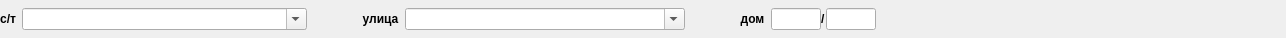
<?xml version="1.0" encoding="UTF-8"?>
<ui version="4.0">
 <class>AddressHomeWidget</class>
 <widget class="QWidget" name="AddressHomeWidget">
  <property name="geometry">
   <rect>
    <x>0</x>
    <y>0</y>
    <width>1286</width>
    <height>38</height>
   </rect>
  </property>
  <property name="windowTitle">
   <string>Form</string>
  </property>
  <layout class="QGridLayout" name="gridLayout">
   <property name="leftMargin">
    <number>0</number>
   </property>
   <property name="topMargin">
    <number>0</number>
   </property>
   <property name="rightMargin">
    <number>0</number>
   </property>
   <property name="bottomMargin">
    <number>0</number>
   </property>
   <item row="0" column="0">
    <layout class="QHBoxLayout" name="horizontalLayout">
     <property name="spacing">
      <number>15</number>
     </property>
     <item>
      <layout class="QHBoxLayout" name="horizontalLayout_3">
       <property name="spacing">
        <number>6</number>
       </property>
       <item>
        <widget class="QLabel" name="label">
         <property name="font">
          <font>
           <weight>75</weight>
           <bold>true</bold>
          </font>
         </property>
         <property name="text">
          <string>с/т</string>
         </property>
         <property name="alignment">
          <set>Qt::AlignRight|Qt::AlignTrailing|Qt::AlignVCenter</set>
         </property>
        </widget>
       </item>
       <item>
        <widget class="QComboBox" name="mpGarden">
         <property name="minimumSize">
          <size>
           <width>285</width>
           <height>0</height>
          </size>
         </property>
         <property name="maximumSize">
          <size>
           <width>285</width>
           <height>16777215</height>
          </size>
         </property>
         <property name="editable">
          <bool>true</bool>
         </property>
        </widget>
       </item>
       <item>
        <spacer name="horizontalSpacer_2">
         <property name="orientation">
          <enum>Qt::Horizontal</enum>
         </property>
         <property name="sizeHint" stdset="0">
          <size>
           <width>40</width>
           <height>20</height>
          </size>
         </property>
        </spacer>
       </item>
      </layout>
     </item>
     <item>
      <layout class="QHBoxLayout" name="horizontalLayout_4">
       <property name="spacing">
        <number>0</number>
       </property>
       <item>
        <widget class="QLabel" name="label_2">
         <property name="font">
          <font>
           <weight>75</weight>
           <bold>true</bold>
          </font>
         </property>
         <property name="text">
          <string>улица  </string>
         </property>
         <property name="alignment">
          <set>Qt::AlignRight|Qt::AlignTrailing|Qt::AlignVCenter</set>
         </property>
        </widget>
       </item>
       <item>
        <widget class="QComboBox" name="mpStreet">
         <property name="minimumSize">
          <size>
           <width>280</width>
           <height>0</height>
          </size>
         </property>
         <property name="maximumSize">
          <size>
           <width>280</width>
           <height>16777215</height>
          </size>
         </property>
         <property name="editable">
          <bool>true</bool>
         </property>
        </widget>
       </item>
       <item>
        <spacer name="horizontalSpacer_3">
         <property name="orientation">
          <enum>Qt::Horizontal</enum>
         </property>
         <property name="sizeHint" stdset="0">
          <size>
           <width>40</width>
           <height>20</height>
          </size>
         </property>
        </spacer>
       </item>
      </layout>
     </item>
     <item>
      <layout class="QHBoxLayout" name="horizontalLayout_2">
       <property name="spacing">
        <number>0</number>
       </property>
       <item>
        <widget class="QLabel" name="label_3">
         <property name="font">
          <font>
           <weight>75</weight>
           <bold>true</bold>
          </font>
         </property>
         <property name="text">
          <string>дом  </string>
         </property>
         <property name="alignment">
          <set>Qt::AlignRight|Qt::AlignTrailing|Qt::AlignVCenter</set>
         </property>
        </widget>
       </item>
       <item>
        <widget class="QLineEdit" name="mpNumber1">
         <property name="minimumSize">
          <size>
           <width>50</width>
           <height>0</height>
          </size>
         </property>
         <property name="maximumSize">
          <size>
           <width>50</width>
           <height>16777215</height>
          </size>
         </property>
        </widget>
       </item>
       <item>
        <widget class="QLabel" name="label_4">
         <property name="font">
          <font>
           <weight>75</weight>
           <bold>true</bold>
          </font>
         </property>
         <property name="text">
          <string>/</string>
         </property>
        </widget>
       </item>
       <item>
        <widget class="QLineEdit" name="mpNumber2">
         <property name="minimumSize">
          <size>
           <width>50</width>
           <height>0</height>
          </size>
         </property>
         <property name="maximumSize">
          <size>
           <width>50</width>
           <height>16777215</height>
          </size>
         </property>
        </widget>
       </item>
       <item>
        <spacer name="horizontalSpacer_4">
         <property name="orientation">
          <enum>Qt::Horizontal</enum>
         </property>
         <property name="sizeHint" stdset="0">
          <size>
           <width>40</width>
           <height>20</height>
          </size>
         </property>
        </spacer>
       </item>
      </layout>
     </item>
     <item>
      <spacer name="horizontalSpacer">
       <property name="orientation">
        <enum>Qt::Horizontal</enum>
       </property>
       <property name="sizeHint" stdset="0">
        <size>
         <width>40</width>
         <height>20</height>
        </size>
       </property>
      </spacer>
     </item>
    </layout>
   </item>
  </layout>
 </widget>
 <resources/>
 <connections/>
</ui>
